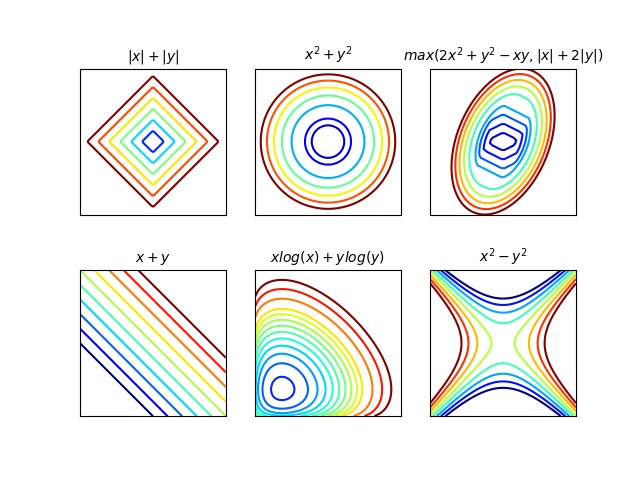

Generate this figure with Python:
import numpy as np
from numpy import abs, log, maximum
from numpy import concatenate as cat, arange
import matplotlib.pyplot as plt


def fig1():
    x = np.linspace(-1, 1, 100)
    y = np.linspace(-1, 1, 100)
    x, y = np.meshgrid(x, y)
    z = abs(x) + abs(y)

    levels = arange(0, 1, 0.15)
    plt.contour(x, y, z, levels=levels, cmap='jet')

    txt = r'$|x| + |y|$'
    return txt


def fig2():
    x = np.linspace(-1, 1, 50)
    y = np.linspace(-1, 1, 50)
    x, y = np.meshgrid(x, y)
    z = x**2 + y**2

    levels = cat((arange(0, 0.1, 0.05), arange(0.1, 1, 0.15)))
    plt.contour(x, y, z, levels=levels, cmap='jet')

    txt = r'$x^2 + y^2$'
    return txt


def fig3():
    x = np.linspace(-4, 4, 50)
    y = np.linspace(-4, 4, 50)
    x, y = np.meshgrid(x, y)
    z = maximum(2*x**2 + y**2 - x*y, abs(x) + 2*abs(y))

    levels = cat((arange(0, 4, 1), arange(4, 16, 2)))
    plt.contour(x, y, z, levels=levels, cmap='jet')

    txt = r'$max(2x^2 + y^2 - xy, |x| + 2|y|)$'
    return txt


def fig4():
    x = np.linspace(-2, 2, 50)
    y = np.linspace(-2, 2, 50)
    x, y = np.meshgrid(x, y)
    z = x + y

    levels = arange(-2, 2, 0.4)
    plt.contour(x, y, z, levels=levels, cmap='jet')

    txt = r'$x + y$'
    return txt


def fig5():
    x = np.linspace(0.001, 2, 50)
    y = np.linspace(0.001, 2, 50)
    x, y = np.meshgrid(x, y)
    z = x*log(x) + y*log(y)

    levels = cat((arange(-1, 0.2, 0.1), arange(0.2, 1, 0.2)))
    plt.contour(x, y, z, levels=levels, cmap='jet')

    txt = r'$xlog(x) + ylog(y)$'
    return txt


def fig6():
    x = np.linspace(-2, 2, 50)
    y = np.linspace(-2, 2, 50)
    x, y = np.meshgrid(x, y)
    z = x**2 - y**2

    levels = arange(-1.5, 1.5, 0.4)
    plt.contour(x, y, z, levels=levels, cmap='jet')

    txt = r'$x^2 - y^2$'
    return txt


for j, fig in enumerate([fig1, fig2, fig3, fig4, fig5, fig6]):
    plt.subplot(2, 3, j+1)
    label = fig()
    plt.title(label, fontsize=10)
    plt.axis('square',)
    plt.xticks([])
    plt.yticks([])

# plt.savefig('contour.jpg', dpi=100)
plt.show()
